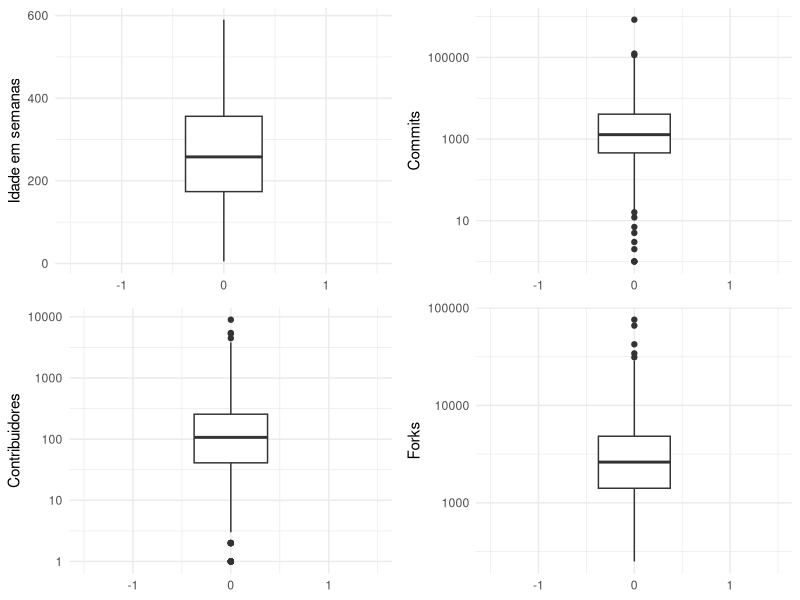
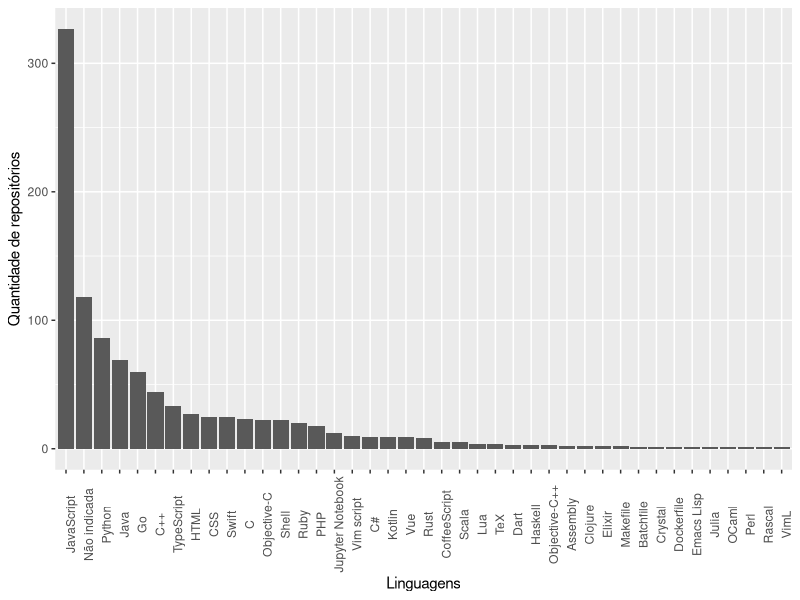
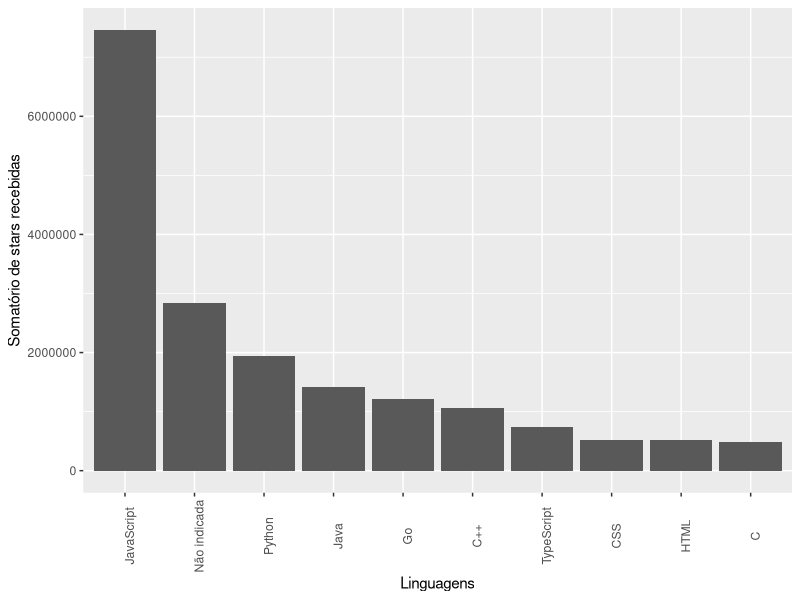
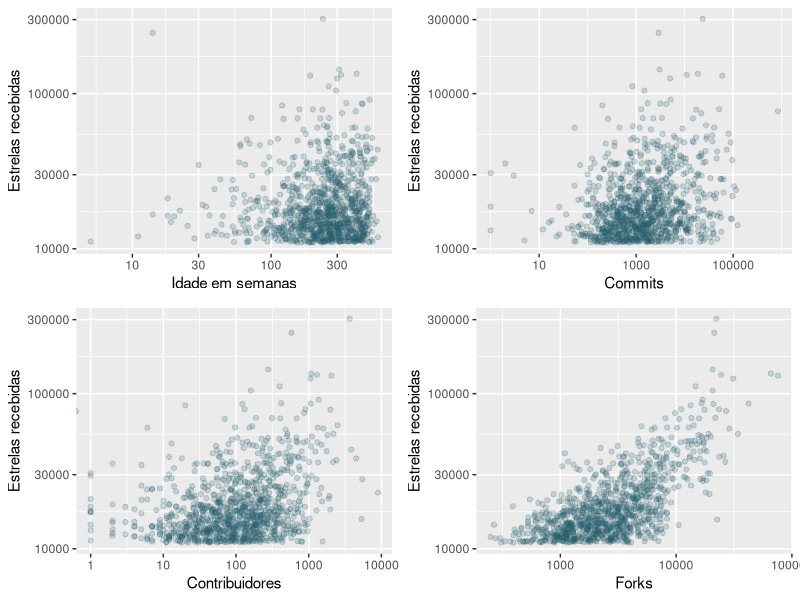
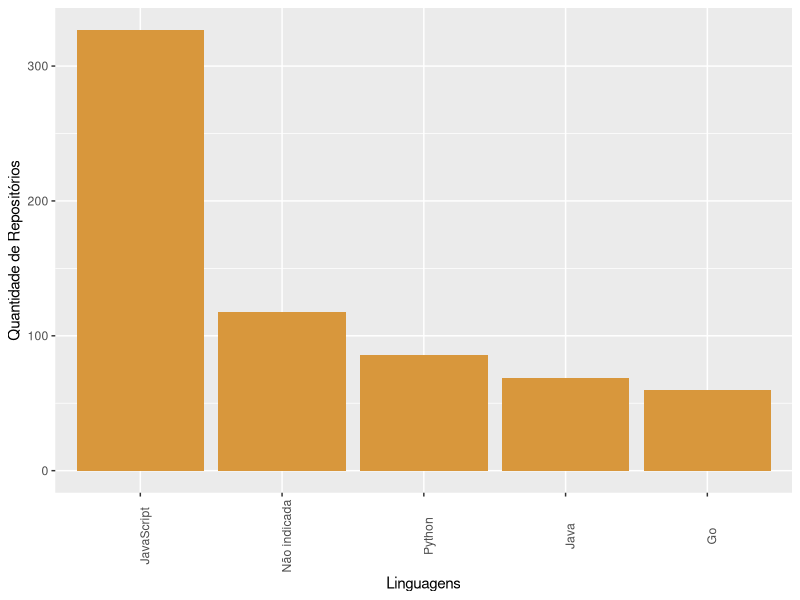

Source code (R) for these figures, in order:
## ---- chunk 1
knitr::opts_chunk$set(echo = TRUE)
library(tidyverse)
library(here)
library(viridis)
library(broom)
library(skimr)
library(gridExtra)


## ---- chunk 2
options(scipen=999)

dados_full = read_csv("../dados/repositorios_update.csv")

glimpse(dados_full)
## ---- chunk 3
dados_full %>% filter(full_name == 'torvalds/linux') %>% select(contributors, html_url)
## ---- chunk 4
dados_full = dados_full %>% 
  mutate(contributors = replace(contributors, contributors == '∞', 0)) 

dados_full %>% filter(full_name == 'torvalds/linux') %>% select(contributors, html_url)
## ---- chunk 5
dados = dados_full %>% select(full_name, 
                              description, 
                              owner_type, 
                              created_at,
                              stargazers_count,
                              language,
                              forks,
                              timestamp_extract,
                              commits,
                              contributors) %>%
  mutate(timestamp_extract = as.POSIXct.numeric(timestamp_extract, origin = '1970-01-01')) %>%
  mutate(age_weeks = difftime(timestamp_extract, created_at, units = 'weeks')) %>%
  mutate(contributors = as.integer(contributors), commits = as.integer(commits), age_weeks = as.integer(age_weeks)) %>%
  mutate(language = replace(language, is.na(language), 'Não indicada'))
## ---- chunk 6
duplicados = duplicated(dados, fromLast = TRUE)

which(duplicados)
## ---- chunk 7

skim(dados)
## ---- chunk 8

p1 <- dados %>%
  ggplot(mapping = aes(y = age_weeks)) + 
  # stat_boxplot(geom ='errorbar', fill = "#93A8AC") + 
  geom_boxplot() +
  ylab("Idade em semanas") + 
  scale_x_continuous(limits = c(-1.5, 1.5)) + 
  theme_minimal()

p2 <- dados %>%
  ggplot(mapping = aes(y = commits)) + 
  geom_boxplot() + 
  ylab("Commits") +
  scale_y_log10() + 
  scale_x_continuous(limits = c(-1.5, 1.5)) + 
  theme_minimal()

p3 <- dados %>%
  ggplot(mapping = aes(y = contributors)) + 
  geom_boxplot() +
  ylab("Contribuidores") +
  scale_y_log10() + 
  scale_x_continuous(limits = c(-1.5, 1.5)) + 
  theme_minimal()

p4 <- dados %>%
  ggplot(mapping = aes(y = forks)) + 
  geom_boxplot() +
  ylab("Forks") +
  scale_y_log10() + 
  scale_x_continuous(limits = c(-1.5, 1.5)) + 
  theme_minimal()

g = grid.arrange(p1, p2, p3, p4, ncol=2)

ggsave("figura1.pdf", g)
## ---- chunk 9
q = dados$stargazers_count

quantile(q)

## ---- chunk 10
q = dados$commits

quantile(q)
## ---- chunk 11
q = dados$stargazers_count

quantile(q)
## ---- chunk 12
t = dados$forks

quantile(t)
## ---- chunk 13
q = dados$age_weeks

quantile(q)
## ---- chunk 14
dados %>% 
  group_by(language) %>%
  summarise(n = n()) %>%
  arrange(desc(n)) %>%
  ggplot(mapping = aes(x = reorder(language, -n), y = n)) +
    geom_bar(position="dodge", stat="identity") +
    theme(axis.text.x = element_text(angle = 90)) +
    labs(x="Linguagens", y="Quantidade de repositórios")

## ---- chunk 15
g <- dados %>% 
  group_by(language) %>%
  summarise(n = n()) %>%
  top_n(5) %>%
  ggplot(mapping = aes(x = reorder(language, -n), y = n)) +
    geom_bar(position="dodge", stat="identity", fill = "#D8973C") +
    theme(axis.text.x = element_text(angle = 90)) +
    labs(x="Linguagens", y="Quantidade de Repositórios")

ggsave("figura2.pdf", g)

## ---- chunk 16

dados %>% 
  group_by(language) %>%
  summarise(n = sum(stargazers_count)) %>%
  top_n(10) %>%
  ggplot(mapping = aes(x = reorder(language, -n), y = n)) +
    geom_bar(position="dodge", stat="identity") +
    theme(axis.text.x = element_text(angle = 90)) +
    labs(x="Linguagens", y="Somatório de stars recebidas") 

  # colocar boxplot
## ---- chunk 17
p1 <- dados %>%
  ggplot(mapping = aes(x = age_weeks, y = stargazers_count)) + 
  geom_jitter(alpha = .2, color = "#245D6A") +
  ylab("Estrelas recebidas") +
  xlab("Idade em semanas") +
  scale_y_log10() + 
  scale_x_log10()

p2 <- dados %>%
  ggplot(mapping = aes(x = commits, y = stargazers_count)) + 
  geom_jitter(alpha = .2, color = "#245D6A") +
  ylab("Estrelas recebidas") +
  xlab("Commits") +
  scale_y_log10() + 
  scale_x_log10()

p3 <- dados %>%
  ggplot(mapping = aes(x = contributors, y = stargazers_count)) + 
  geom_jitter(alpha = .2, color = "#245D6A") +
  ylab("Estrelas recebidas") +
  xlab("Contribuidores") +
  scale_y_log10() + 
  scale_x_log10()

p4 <- dados %>%
  ggplot(mapping = aes(x = forks, y = stargazers_count)) + 
  geom_jitter(alpha = .2, color = "#245D6A") +
  ylab("Estrelas recebidas") +
  xlab("Forks") +
  scale_y_log10() + 
  scale_x_log10()


g = grid.arrange(p1, p2, p3, p4, ncol=2)

ggsave("figura3.pdf", g)

## ---- chunk 18
dados %>% 
  summarise(pearson = cor(stargazers_count, age_weeks, method = "pearson"), 
            spearman = cor(stargazers_count, age_weeks, method = "spearman"), 
            kendall = cor(stargazers_count, age_weeks, method = "kendall"), )
## ---- chunk 19
dados %>% 
  summarise(pearson = cor(stargazers_count, commits, method = "pearson"), 
            spearman = cor(stargazers_count, commits, method = "spearman"), 
            kendall = cor(stargazers_count, commits, method = "kendall"), )
## ---- chunk 20
dados %>% 
  summarise(pearson = cor(stargazers_count, contributors, method = "pearson"), 
            spearman = cor(stargazers_count, contributors, method = "spearman"), 
            kendall = cor(stargazers_count, contributors, method = "kendall"), )
## ---- chunk 21
dados %>% 
  summarise(pearson = cor(stargazers_count, forks, method = "pearson"), 
            spearman = cor(stargazers_count, forks, method = "spearman"), 
            kendall = cor(stargazers_count, forks, method = "kendall"))
## ---- chunk 22
cor.test(~ stargazers_count + forks, data=dados, method = 'spearman', continuity = FALSE, conf.level = 0.95)
## ---- chunk 23
cor.test(~ stargazers_count + age_weeks, data=dados, method = 'spearman', continuity = FALSE, conf.level = 0.95)
## ---- chunk 24
cor.test(~ stargazers_count + commits, data=dados, method = 'spearman', continuity = FALSE, conf.level = 0.95)
## ---- chunk 25
cor.test(~ stargazers_count + contributors, data=dados, method = 'spearman', continuity = FALSE, conf.level = 0.95)
## ---- chunk 26
function_correlacao = function(df, i){
    theta_c_correlacao = df %>%
        slice(i) %>%
        summarise(correlacao = cor(stargazers_count, forks, method = "spearm")) %>%
        pull(correlacao)
    
    return(theta_c_correlacao)
}

theta_c_correlacao = function_correlacao(dados, 1:NROW(dados))
theta_c_correlacao
## ---- chunk 27
library(boot)
library(broom)


booted_cor <- boot(data = dados, 
               statistic = function_correlacao, 
               R = 4000)

ci_cor = tidy(booted_cor, 
          conf.level = .95,
          conf.method = "basic",
          conf.int = TRUE)
ci_cor
